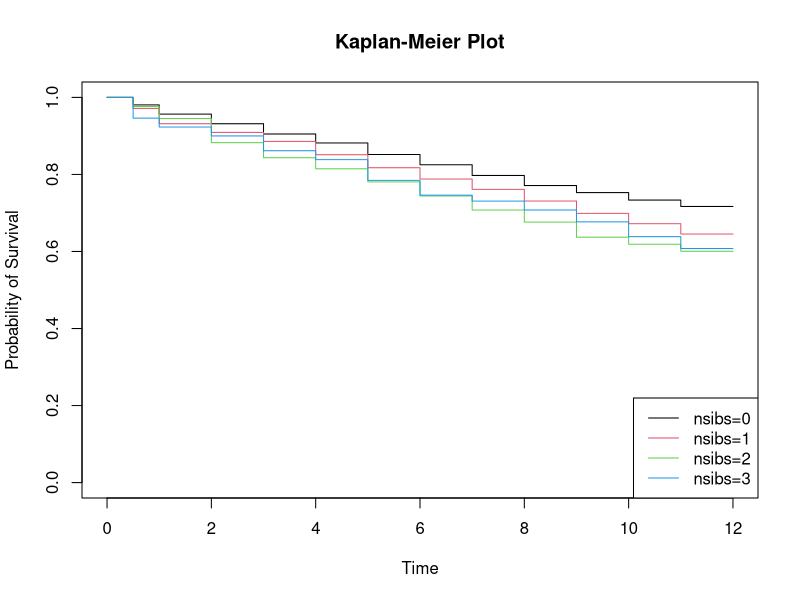
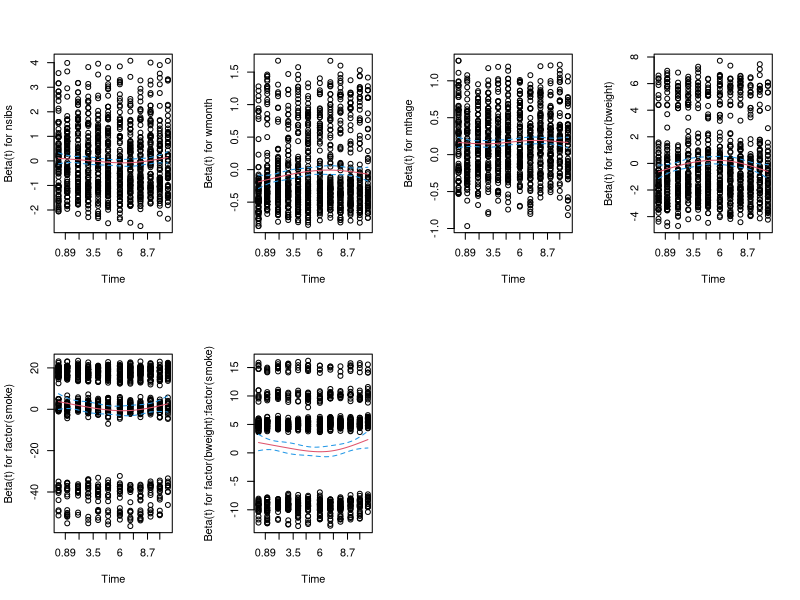

The R source for these figures, in order:
#Pneumonia Survival Analysis

#Author: Ioannis Matzakos Chorianopoulos

install.packages("KMsurv")
require(survival)
require(KMsurv)
data(pneumon)
#attach(pneumon)

#Generate survival estimates and plots of the Kaplan-Meier productlimit estimator for different numbers of siblings.
#creating the status variable and including it in the dataset
pneumon$status = (pneumon$chldage<12) * 1 + 0
pneumon$status

#recoding nsibs variable so that any number greater than 3 will get the value of 3
numsibs = pneumon$nsibs
numsibs
pneumon$nsibs[pneumon$nsibs>=3] = 3
pneumon$nsibs

#recoding wmonth, ages 4-6 months into value 4 and ages 7+ months into value 5
wage = pneumon$wmonth
wage
pneumon$wmonth[pneumon$wmonth>=4 & pneumon$wmonth<=6] = 4
pneumon$wmonth[wage>=7] = 5
pneumon$wmonth

#the original values of pneumon$nsibs and pneumon$wmonth are assigned to new attributes outside the dataset,
#numsibs and wage respectively, just in case they are needed later for any reason.

#fitting the model
model = survfit(Surv(chldage, status) ~ nsibs, data=pneumon, type = "kaplan")
summary(model)

#ploting the fitted model
par(mfrow=c(1,1))
plot(model, main="Kaplan-Meier Plot", xlab="Time", ylab="Probability of Survival", col=c(1,2,3,4), lwd=1)
legend('bottomright', c("nsibs=0","nsibs=1","nsibs=2","nsibs=3"), lty=1, col=c(1,2,3,4))

#log-rank test to determine whether there is a statistically significant 
#difference in the hazard rates of pneumonia given different numbers of siblings.
#H0: no difference in hazard rates between groups.
#H1: there is a difference.

#log-rank test using survdiff
survdiff(Surv(chldage, status) ~ nsibs, rho = 0, data=pneumon)

#log-rank test using the summary of a cox regression model
summary(coxph(Surv(chldage, status) ~ nsibs, data=pneumon))

#multiple comparisons using bonferroni correction
alpha = 0.05/2/6
alpha

summary(coxph(Surv(chldage, status) ~ as.factor(nsibs),data=pneumon[pneumon$nsibs<2,]))
survdiff(Surv(chldage, status) ~ as.factor(nsibs), rho = 0, data=pneumon[pneumon$nsibs<2,])
p01=5.55e-05
p01

survdiff(Surv(chldage, status) ~ as.factor(nsibs), rho = 0, data=pneumon[(pneumon$nsibs==1|pneumon$nsibs==2),])
p12=0.0826
p12

survdiff(Surv(chldage, status) ~ as.factor(nsibs), rho = 0, data=pneumon[(pneumon$nsibs==1|pneumon$nsibs==3),])
p13=0.376
p13

survdiff(Surv(chldage, status) ~ as.factor(nsibs), rho = 0, data=pneumon[(pneumon$nsibs==2|pneumon$nsibs==3),])
p23=0.842
p23

survdiff(Surv(chldage, status) ~ as.factor(nsibs), rho = 0, data=pneumon[(pneumon$nsibs==0|pneumon$nsibs==2),])
p02=2.83e-06
p02

survdiff(Surv(chldage, status) ~ as.factor(nsibs), rho = 0, data=pneumon[(pneumon$nsibs==0|pneumon$nsibs==3),])
p03=p= 0.00662
p03

sig = (p01>alpha) # FALSE
sig
sig = (p12>alpha) # TRUE
sig
sig = (p13>alpha) # TRUE
sig
sig = (p23>alpha) # TRUE
sig
sig = (p03>alpha) # FALSE
sig
sig = (p02>alpha) # FALSE
sig

#Survival analysis using Cox regression
#Backward Elimination using 0.05 significance level
#Exploratory analysis of the 2-way interactions as possible predictors for pneumonia: 
#the number of siblings, weaning age, maternal age, race, poverty, birthweight and maternal smoking.

model1 = coxph(Surv(chldage,status) ~ nsibs*(wmonth+mthage+factor(race)+factor(poverty)+factor(bweight)+factor(smoke))+
                 wmonth*(mthage+factor(race)+factor(poverty)+factor(bweight)+factor(smoke))+
                 mthage*(factor(race)+factor(poverty)+factor(bweight)+factor(smoke))+
                 factor(race)*(factor(poverty)+factor(bweight)+factor(smoke))+
                 factor(poverty)*(factor(bweight)+factor(smoke))+
                 factor(bweight)*factor(smoke), data=pneumon)
anova(model1)

#remove mthage:factor(poverty) 0.977833
model2 = coxph(Surv(chldage,status) ~ nsibs*(wmonth+mthage+factor(race)+factor(poverty)+factor(bweight)+factor(smoke))+
                 wmonth*(mthage+factor(race)+factor(poverty)+factor(bweight)+factor(smoke))+
                 mthage*(factor(race)+factor(bweight)+factor(smoke))+
                 factor(race)*(factor(poverty)+factor(bweight)+factor(smoke))+
                 factor(poverty)*(factor(bweight)+factor(smoke))+
                 factor(bweight)*factor(smoke), data=pneumon)
anova(model2)

#remove wmonth:factor(smoke) 0.907920 
model3 = coxph(Surv(chldage,status) ~ nsibs*(wmonth+mthage+factor(race)+factor(poverty)+factor(bweight)+factor(smoke))+
                 wmonth*(mthage+factor(race)+factor(poverty)+factor(bweight))+
                 mthage*(factor(race)+factor(bweight)+factor(smoke))+
                 factor(race)*(factor(poverty)+factor(bweight)+factor(smoke))+
                 factor(poverty)*(factor(bweight)+factor(smoke))+
                 factor(bweight)*factor(smoke), data=pneumon)
anova(model3)

#remove nsibs:factor(smoke) 0.834793
model4 = coxph(Surv(chldage,status) ~ nsibs*(wmonth+mthage+factor(race)+factor(poverty)+factor(bweight))+
                 wmonth*(mthage+factor(race)+factor(poverty)+factor(bweight))+
                 mthage*(factor(race)+factor(bweight)+factor(smoke))+
                 factor(race)*(factor(poverty)+factor(bweight)+factor(smoke))+
                 factor(poverty)*(factor(bweight)+factor(smoke))+
                 factor(bweight)*factor(smoke), data=pneumon)
anova(model4)

#remove nsibs:factor(race) 0.685935 
model5 = coxph(Surv(chldage,status) ~ nsibs*(wmonth+mthage+factor(poverty)+factor(bweight))+
                 wmonth*(mthage+factor(race)+factor(poverty)+factor(bweight))+
                 mthage*(factor(race)+factor(bweight)+factor(smoke))+
                 factor(race)*(factor(poverty)+factor(bweight)+factor(smoke))+
                 factor(poverty)*(factor(bweight)+factor(smoke))+
                 factor(bweight)*factor(smoke), data=pneumon)
anova(model5)

#remove mthage:factor(bweight) 0.682012
model6 = coxph(Surv(chldage,status) ~ nsibs*(wmonth+mthage+factor(poverty)+factor(bweight))+
                 wmonth*(mthage+factor(race)+factor(poverty)+factor(bweight))+
                 mthage*(factor(race)+factor(smoke))+
                 factor(race)*(factor(poverty)+factor(bweight)+factor(smoke))+
                 factor(poverty)*(factor(bweight)+factor(smoke))+
                 factor(bweight)*factor(smoke), data=pneumon)
anova(model6)

#remove factor(poverty):factor(race) 0.680383 
model7 = coxph(Surv(chldage,status) ~ nsibs*(wmonth+mthage+factor(poverty)+factor(bweight))+
                 wmonth*(mthage+factor(race)+factor(poverty)+factor(bweight))+
                 mthage*(factor(race)+factor(smoke))+
                 factor(race)*(factor(bweight)+factor(smoke))+
                 factor(poverty)*(factor(bweight)+factor(smoke))+
                 factor(bweight)*factor(smoke), data=pneumon)
anova(model7)

#remove factor(poverty):factor(bweight) 0.576018 
model8 = coxph(Surv(chldage,status) ~ nsibs*(wmonth+mthage+factor(poverty)+factor(bweight))+
                 wmonth*(mthage+factor(race)+factor(poverty)+factor(bweight))+
                 mthage*(factor(race)+factor(smoke))+
                 factor(race)*(factor(bweight)+factor(smoke))+
                 factor(poverty)*factor(smoke)+
                 factor(bweight)*factor(smoke), data=pneumon)
anova(model8)

#remove mthage:factor(race) 0.524433 
model9 = coxph(Surv(chldage,status) ~ nsibs*(wmonth+mthage+factor(poverty)+factor(bweight))+
                 wmonth*(mthage+factor(race)+factor(poverty)+factor(bweight))+
                 mthage*factor(smoke)+
                 factor(race)*(factor(bweight)+factor(smoke))+
                 factor(poverty)*factor(smoke)+
                 factor(bweight)*factor(smoke), data=pneumon)
anova(model9)

#remove factor(poverty):factor(smoke) 0.474097
model10 = coxph(Surv(chldage,status) ~ nsibs*(wmonth+mthage+factor(poverty)+factor(bweight))+
                 wmonth*(mthage+factor(race)+factor(poverty)+factor(bweight))+
                 mthage*factor(smoke)+
                 factor(race)*(factor(bweight)+factor(smoke))+
                 factor(poverty)+
                 factor(bweight)*factor(smoke), data=pneumon)
anova(model10)

#remove mthage:factor(smoke) 0.464248
model11 = coxph(Surv(chldage,status) ~ nsibs*(wmonth+mthage+factor(poverty)+factor(bweight))+
                  wmonth*(mthage+factor(race)+factor(poverty)+factor(bweight))+
                  mthage+
                  factor(race)*(factor(bweight)+factor(smoke))+
                  factor(poverty)+
                  factor(bweight)*factor(smoke), data=pneumon)
anova(model11)

#remove nsibs:factor(bweight) 0.447708
model12 = coxph(Surv(chldage,status) ~ nsibs*(wmonth+mthage+factor(poverty))+
                  wmonth*(mthage+factor(race)+factor(poverty)+factor(bweight))+
                  mthage+
                  factor(race)*(factor(bweight)+factor(smoke))+
                  factor(poverty)+
                  factor(bweight)*factor(smoke), data=pneumon)
anova(model12)

#remove wmonth:factor(race) 0.340012
model13 = coxph(Surv(chldage,status) ~ nsibs*(wmonth+mthage+factor(poverty))+
                  wmonth*(mthage+factor(poverty)+factor(bweight))+
                  mthage+
                  factor(race)*(factor(bweight)+factor(smoke))+
                  factor(poverty)+
                  factor(bweight)*factor(smoke), data=pneumon)
anova(model13)

#remove factor(race):factor(smoke) 0.241391
model14 = coxph(Surv(chldage,status) ~ nsibs*(wmonth+mthage+factor(poverty))+
                  wmonth*(mthage+factor(poverty)+factor(bweight))+
                  mthage+
                  factor(race)*factor(bweight)+
                  factor(poverty)+
                  factor(bweight)*factor(smoke), data=pneumon)
anova(model14)

#remove nsibs:factor(poverty) 0.211686
model15 = coxph(Surv(chldage,status) ~ nsibs*(wmonth+mthage)+
                  wmonth*(mthage+factor(poverty)+factor(bweight))+
                  mthage+
                  factor(race)*factor(bweight)+
                  factor(poverty)+
                  factor(bweight)*factor(smoke), data=pneumon)
anova(model15)

#remove nsibs:wmonth 0.152700 
model16 = coxph(Surv(chldage,status) ~ nsibs*mthage+
                  wmonth*(mthage+factor(poverty)+factor(bweight))+
                  mthage+
                  factor(race)*factor(bweight)+
                  factor(poverty)+
                  factor(bweight)*factor(smoke), data=pneumon)
anova(model16)

#remove wmonth:factor(poverty) 0.099467  
model17 = coxph(Surv(chldage,status) ~ nsibs*mthage+
                  wmonth*(mthage+factor(bweight))+
                  mthage+
                  factor(race)*factor(bweight)+
                  factor(poverty)+
                  factor(bweight)*factor(smoke), data=pneumon)
anova(model17)

#remove nsibs:mthage 0.061513 
model18 = coxph(Surv(chldage,status) ~ nsibs+
                  wmonth*(mthage+factor(bweight))+
                  mthage+
                  factor(race)*factor(bweight)+
                  factor(poverty)+
                  factor(bweight)*factor(smoke), data=pneumon)
anova(model18)

#remove wmonth:mthage 0.053040 
model19 = coxph(Surv(chldage,status) ~ nsibs+
                  wmonth*factor(bweight)+
                  mthage+
                  factor(race)*factor(bweight)+
                  factor(poverty)+
                  factor(bweight)*factor(smoke), data=pneumon)
anova(model19)

#remove wmonth:factor(bweight) 0.124220  
model20 = coxph(Surv(chldage,status) ~ nsibs+
                  wmonth+
                  mthage+
                  factor(race)*factor(bweight)+
                  factor(poverty)+
                  factor(bweight)*factor(smoke), data=pneumon)
anova(model20)

#remove factor(race):factor(bweight) 0.071561  
model21 = coxph(Surv(chldage,status) ~ nsibs+
                  wmonth+
                  mthage+
                  factor(race)+
                  factor(poverty)+
                  factor(bweight)*factor(smoke), data=pneumon)
anova(model21)

#remove factor(race) 0.3613858
model22 = coxph(Surv(chldage,status) ~ nsibs+
                  wmonth+
                  mthage+
                  factor(poverty)+
                  factor(bweight)*factor(smoke), data=pneumon)
anova(model22)

#remove factor(poverty) 0.1362200
model23 = coxph(Surv(chldage,status) ~ nsibs+wmonth+mthage+factor(bweight)*factor(smoke), data=pneumon)
anova(model23)
summary(model23)

#All the variables in the model are significant so the backward elimination process stops. 
#Additionally, the variables involved in the factor(bweight):factor(smoke) interaction can not be removed,
#because their interaction is significant. So the final model is model23

#checking the proportionality assumption
cox.zph(model23)

par(mfrow=c(2,4))
plot(cox.zph(model23), col=c(2,4))
contrasts(factor(pneumon$nsibs))
